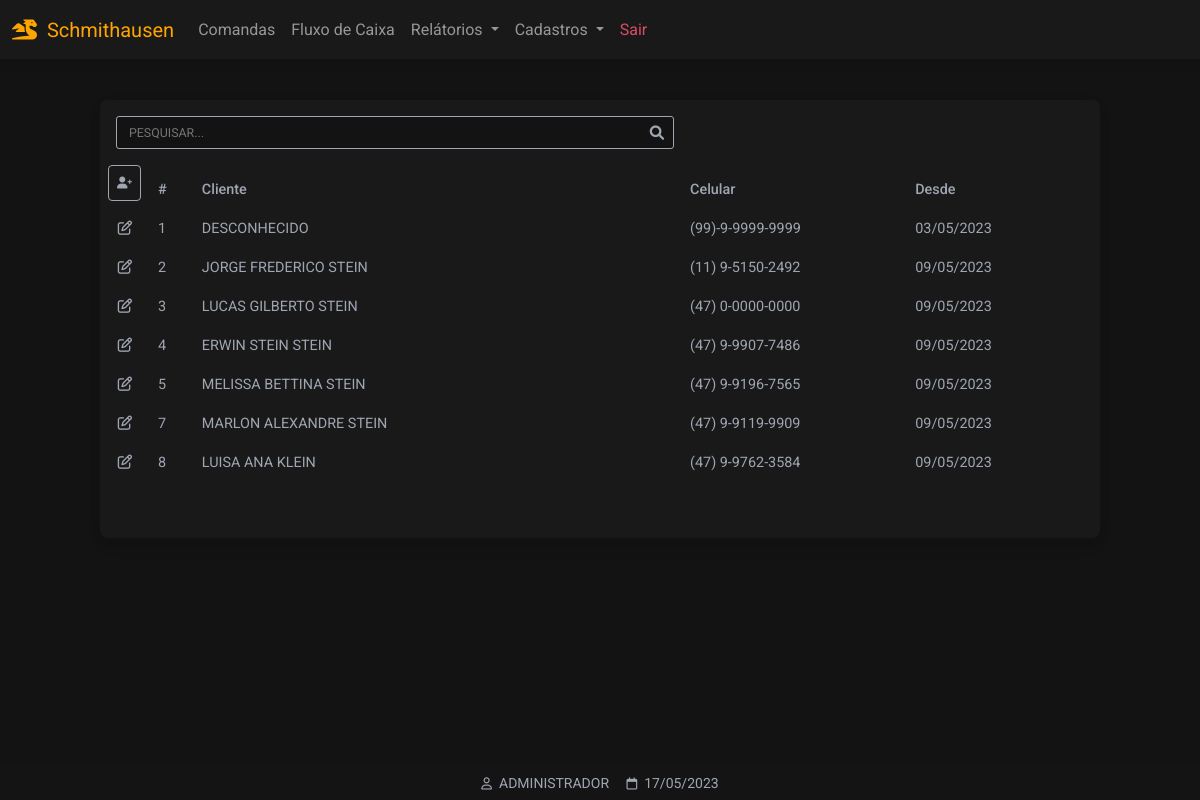
/clientes (signed in), run on the app's committed database.
### website/models.py (models this page shows)
class Cliente(db.Model):
    id = db.Column(db.Integer, primary_key=True)
    fone = db.Column(db.String(150))
    data_criacao = db.Column(db.DateTime(timezone=True), default=func.now())
    nome = db.Column(db.String(150))

class User(db.Model, UserMixin):
    id = db.Column(db.Integer, primary_key=True)
    email = db.Column(db.String(150), unique=True)
    password = db.Column(db.String(150))
    first_name = db.Column(db.String(150))
    produtos = db.relationship('Produto',backref='produto')

### website/views.py (the view)
@views.route('/clientes', methods=['GET','POST'])
@login_required
def clientes():
    clientes = []
    rows = Cliente.query.all()
    for r in rows:
        clientes.append(r)
    return render_template("clientes_listar.html", user=current_user, data=data, clientes=clientes)

### website/__init__.py (called while the page is built)
def create_app():
    app = Flask(__name__)
    app.config['SECRET_KEY'] = 'hjshjhdjah kjshkjdhjs'
    app.config['SQLALCHEMY_DATABASE_URI'] = f'sqlite:///{DB_NAME}'
    db.init_app(app)
    from .views import views
    from .auth import auth
    app.register_blueprint(views, url_prefix='/')
    app.register_blueprint(auth, url_prefix='/')
    from .models import User, Cliente, Produto
    with app.app_context():
        db.create_all()
    login_manager = LoginManager()
    login_manager.login_view = 'auth.login'
    login_manager.login_message = u"FAVOR EFETUAR LOGIN!"
    login_manager.init_app(app)
    @login_manager.user_loader
    def load_user(id):
        return User.query.get(int(id))
    return app

### website/templates/clientes_listar.html (shortened to what this page needs)
{% extends "base.html" %}
{% block content %}
<div class="container-fluid"
style="height:100vh;padding-top:100px">
 <div class="table-responsive w-100 card bg-dark larg-max m-auto"
 style="padding-bottom: 40px">
  <table  class="table table-borderless table-sm bg-dark text-secondary">
              <thead>
              	<tr>
<tr>
<th class="text-nowrap" scope="col" colspan="3">
      <div class="form-outline mt-2 ps-2"
      style="margin-bottom: 0!important;padding-bottom: 0!important;">
       <input type="text"
       style="text-transform:uppercase"
       id="inputPesquisarCliente"
       class="myInputs form-control-sm"
       placeholder="Pesquisar..."
       onkeyup='pesquisarTabelaClientes()'
      />
      </div>
</th>
</tr>
<thead>
  <tr>
    <th class="text-nowrap" scope="col">
      <a href="/clientes_cadastrar" class="p-2 btn btn-sm btn-outline-light">
      <i class="fa-solid fa-user-plus"></i></a>
    </th>
    <th class="text-nowrap" scope="col">#</th>
    <th class="text-nowrap" scope="col"
    style="min-width: 275px;">Cliente</th>
    <th class="text-nowrap" scope="col">Celular</th>
    <th class="text-nowrap" scope="col">Desde</th>
    <th class="text-nowrap" scope="col"></th>
  </tr>
</thead>
    <tbody id="tb-clientes">
      {% for i in clientes %}
      <tr>
				<td class="text-center" style="width: 50px">
					<a
          role="button"
          class="text-secondary"
          href="/clientes_atualizar/{{ i.id }}">
						      <i class="fa-regular fa-pen-to-square"></i>
					</a>
				</td>
        <td class="text-nowrap" scope="row"> {{ i.id }} </td>
        <td class="text-nowrap" scope="row"> {{ i.nome }} </td>
        <td class="text-nowrap" scope="row"> {{ i.fone }} </td>
        <td class="text-nowrap" scope="row"> {{ i.data_criacao.strftime('%d/%m/%Y') }} </td>
        <td>
        </td>
      </tr>
      {% endfor %}
    </tbody>
  </table>
  </div>
</div>
{% endblock %}
{% block titlefooter %}
<span style="color:#9FA6B2">
&nbsp;{{ user.first_name.split()[0] | upper }}
<span style="color:#9FA6B2">
&nbsp;{{ data.strftime('%d/%m/%Y') }}
</span>
{% endblock %}

### website/templates/base.html (shortened to what this page needs)
<!DOCTYPE html>
<html lang="pt-br">
<head>
<link rel="stylesheet" href="https://cdnjs.cloudflare.com/ajax/libs/font-awesome/6.0.0/css/all.min.css"/>
<link rel="stylesheet" type="text/css"       href="{{ url_for('static', filename='css/mdb.min.css')      }}">
<link rel="stylesheet" type="text/css"       href="{{ url_for('static', filename='css/base.css')         }}">
</head>
<body class="dark-ligth">
<nav class="navbar navbar-expand-lg bg-dark fixed-top navbar-dark ">
  <div class="container-fluid">
    <a class="navbar-brand" style="color: orange;pointer-events: none;"><i class="fa-solid fa-dragon"></i>&nbsp;&nbsp;Schmithausen</a>
    {% if user.is_authenticated %}
    <div class="collapse navbar-collapse" id="navbarSupportedContent">
      <ul class="navbar-nav me-auto mb-2 mb-lg-0 my-navbar">
        <li class="nav-item">
          <a class="nav-link" href="/comandas">Comandas</a>
        </li>
        <li class="nav-item">
          <a class="nav-link" href="#">Fluxo de Caixa</a>
        </li>
        <li class="nav-item dropdown">
          <a class="nav-link dropdown-toggle" href="#" id="navbarDropdown" role="button" data-mdb-toggle="dropdown" aria-expanded="false">
            Relátorios
          </a>
        </li>
        <li class="nav-item dropdown">
          <a class="nav-link dropdown-toggle" href="#" id="navbarDropdown" role="button" data-mdb-toggle="dropdown" aria-expanded="false">
            Cadastros
          </a>
            <li class="nav-item">
            <a class="nav-link text-danger" href="/logout">Sair</a>
            </li>
        {% endif %}
        </li>
      </ul>
    </div>
  </div>
</nav>
  {% block content %}
  {% endblock %}
<footer class="bg-dark text-center text-white fixed-bottom">
  <div class="text-center p-1" style="background-color: rgba(0, 0, 0, 0.2)">
   <small style="color:orange;">
   {% block titlefooter %}{% endblock %}
   </small>
  </div>
</footer>
</body>
</html>

### website/static/css/base.css (style rules this page uses)
:root { --color-orange: orange; --color-primary: #3B71CA; --color-secondary: #9FA6B2; --color-success: #14A44D; --color-danger: #DC4C64; --color-warning: #E4A11B; --color-info: #54B4D3; --color-ligth:#FBFBFB; --color-dark-ligth: #131313; --color-dark:#191919; }
.bg-dark { background-color: var(--color-dark)!important; }
.btn-outline-light { border: 1px solid var(--color-secondary); color: var(--color-secondary); }
.myInputs { width: 100%; border: 1px solid var(--color-secondary); background-color: var(--color-dark-ligth); color: var(--color-ligth); padding: 0.35rem; padding-left: 0.75rem; border-radius: 3px; }
.larg-max { max-width: 1000px!important; }
.dark-ligth { background-color: var(--color-dark-ligth); }
.form-outline { margin-bottom: 35px!important; }

### data on the page
Cliente: id "1", nome "DESCONHECIDO", fone "(99)-9-9999-9999", data_criacao "03/05/2023"
Cliente: id "2", nome "JORGE FREDERICO STEIN", fone "(11) 9-5150-2492", data_criacao "09/05/2023"
Cliente: id "3", nome "LUCAS GILBERTO STEIN", fone "(47) 0-0000-0000", data_criacao "09/05/2023"
Cliente: id "4", nome "ERWIN STEIN STEIN", fone "(47) 9-9907-7486", data_criacao "09/05/2023"
Cliente: id "5", nome "MELISSA BETTINA STEIN", fone "(47) 9-9196-7565", data_criacao "09/05/2023"
Cliente: id "7", nome "MARLON ALEXANDRE STEIN", fone "(47) 9-9119-9909", data_criacao "09/05/2023"
Cliente: id "8", nome "LUISA ANA KLEIN", fone "(47) 9-9762-3584", data_criacao "09/05/2023"
User: first_name "ADMINISTRADOR"

### other printed values
{{ data.strftime('%d/%m/%Y') }} "17/05/2023"
